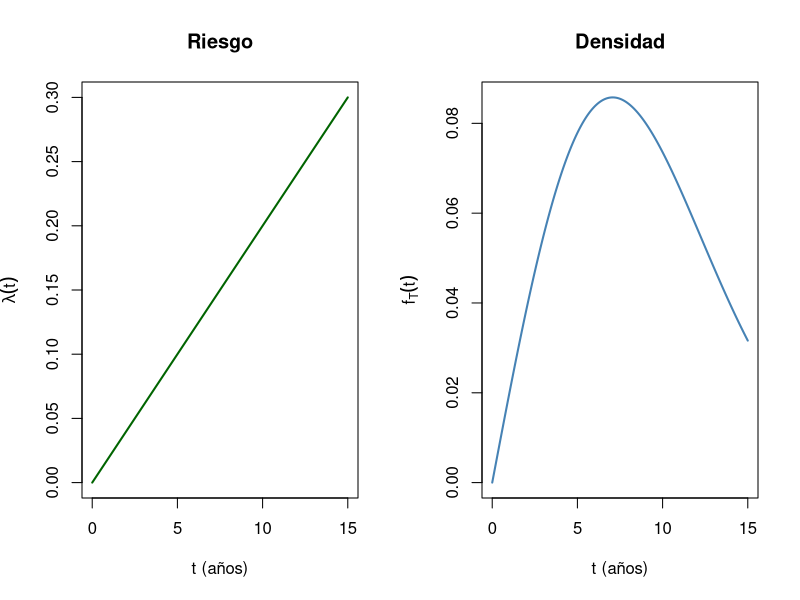

Write the R code that produced this figure.
## ---- chunk 1
#| label: weibull-bomba
alfa  <- 0.01              # parámetro alpha de la clase
forma <- 2                 # parámetro beta de la clase
escala <- alfa^(-1/forma)  # escala de R: scale = alpha^(-1/beta), aquí 10 años

# probabilidad de sobrevivir al tiempo t
S <- function(t) pweibull(t, shape = forma, scale = escala, lower.tail = FALSE)

cat("P(T > 5)  =", round(S(5), 4), "\n")
cat("P(T > 10) =", round(S(10), 4), "\n")
cat("vida mediana =", round(qweibull(0.5, shape = forma, scale = escala), 2), "años\n")

# bomba con 5 años de uso frente a bomba nueva, 3 años más
cat("P(T > 8 | T > 5) =", round(S(8) / S(5), 4), "\n")
cat("P(T > 3)         =", round(S(3), 4), "\n")

# función de falla en (5, 5.1] frente a riesgo por ancho
riesgo <- function(t) alfa * forma * t^(forma - 1)
cat("exacta   =", round((S(5) - S(5.1)) / S(5), 5), "\n")
cat("riesgo*dt =", round(riesgo(5) * 0.1, 5), "\n")
## ---- chunk 2
#| label: fig-weibull-bomba
#| fig-cap: "Riesgo y densidad del tiempo de vida de la bomba, Weibull con alpha = 0,01 y beta = 2"
par(mfrow = c(1, 2))
curve(riesgo(x), from = 0, to = 15, n = 1000, col = "darkgreen", lwd = 2,
      xlab = "t (años)", ylab = expression(lambda(t)), main = "Riesgo")
curve(dweibull(x, shape = forma, scale = escala), from = 0, to = 15, n = 1000,
      col = "steelblue", lwd = 2, xlab = "t (años)", ylab = expression(f[T](t)),
      main = "Densidad")
